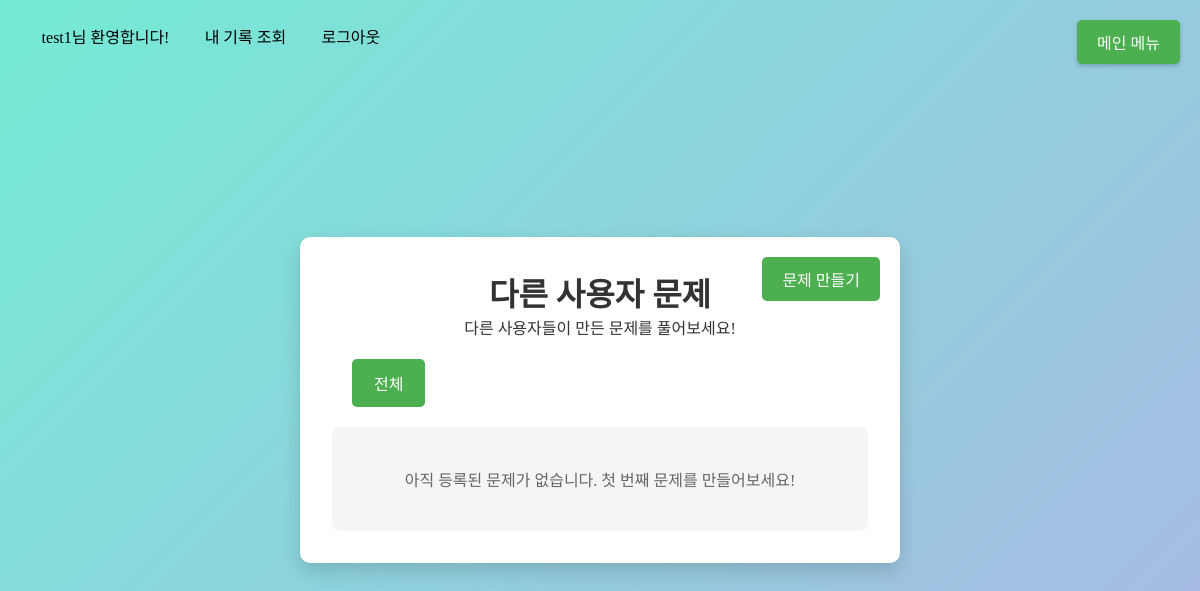
/accounts/user_quizzes/ (signed in), run on an earlier commit of the app's database.
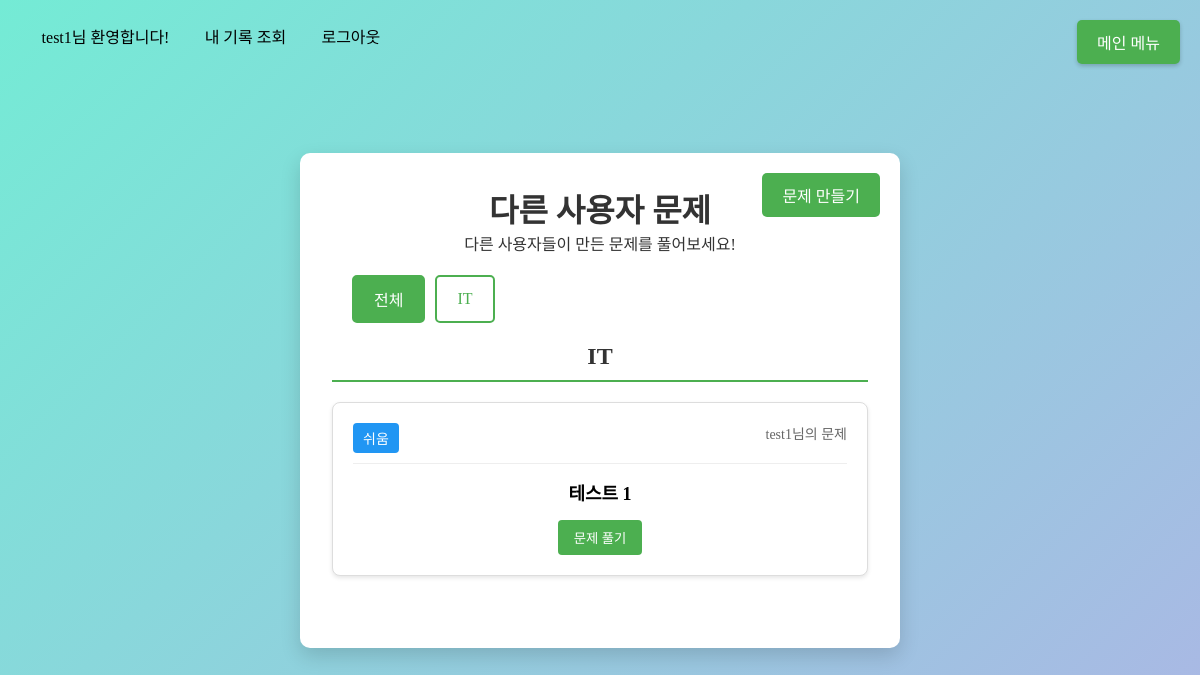
And on a later commit of the database.
### quiz/models.py (models this page shows, shortened)
class UserQuiz(models.Model):
    DIFFICULTY_CHOICES = [
        ('easy', '쉬움'),
        ('medium', '보통'),
        ('hard', '어려움'),
    ]
    CATEGORY_CHOICES = [
        ('it', 'IT'),
        ('sports', '스포츠'),
        ('literature', '문학'),
        ('art', '예술'),
        ('economy', '경제'),
        ('proverb', '속담/사자성어'),
        ('history', '역사'),
        ('commonSense', '상식'),
    ]
    creator = models.ForeignKey(User, on_delete=models.CASCADE, related_name='created_quizzes')
    category = models.CharField(max_length=20, choices=CATEGORY_CHOICES)
    difficulty = models.CharField(max_length=10, choices=DIFFICULTY_CHOICES)
    question = models.TextField()
    created_at = models.DateTimeField(auto_now_add=True)

### quiz/views.py (the view)
# urls.py: path('user_quizzes/', quiz_views.user_quizzes, name='user_quizzes'),
@login_required
def user_quizzes(request):
    quizzes = UserQuiz.objects.all().order_by('-created_at')
    quizzes_by_category = {}
    difficulty_order = {'easy': 0, 'medium': 1, 'hard': 2}  # 난이도 정렬 순서 정의
    for quiz in quizzes:
        category_display = quiz.get_category_display()
        if category_display not in quizzes_by_category:
            quizzes_by_category[category_display] = []
        quizzes_by_category[category_display].append(quiz)
    for category in quizzes_by_category:
        quizzes_by_category[category].sort(key=lambda x: difficulty_order[x.difficulty])
    return render(request, 'accounts/user_quizzes.html', {'quizzes_by_category': quizzes_by_category})

### accounts/templates/accounts/user_quizzes.html (shortened to what this page needs)
{% load static %}
<!DOCTYPE html>
<html lang="ko">
<head>
    <link rel="stylesheet" href="{% static 'css/styles.css' %}">
</head>
<body>
    <a href="http://localhost:8000" class="main-menu-btn">메인 메뉴</a>
    <header>
        <div class="loginDivPa">
            {% if request.user.is_authenticated %}
                <div class="loginDivCh welcomeMsg">{{ request.user.username }}님 환영합니다!</div>
                <a class="loginDivCh" href="{% url 'my_results' %}">내 기록 조회</a>
                <div class="loginDivCh logout"><a href="{% url 'logout' %}">로그아웃</a></div>
            {% else %}
                <div class="loginDivCh login"><a href="{% url 'login' %}">로그인</a></div>
                <div class="loginDivCh joinMember"><a href="{% url 'signup' %}">회원가입</a></div>
            {% endif %}
        </div>
    </header>
    <main>
        <div class="container" id="quizListContainer">
            <button class="create-btn" onclick="showCreateQuiz()">문제 만들기</button>
            <div class="title">
                <h1>다른 사용자 문제</h1>
                <p>다른 사용자들이 만든 문제를 풀어보세요!</p>
            </div>
            <div class="category-buttons">
                <button class="category-filter-btn active" data-category="all">전체</button>
                {% for category in quizzes_by_category.keys %}
                <button class="category-filter-btn" data-category="{{ category }}">{{ category }}</button>
                {% endfor %}
            </div>
            <div class="quiz-list">
                {% for category, quizzes in quizzes_by_category.items %}
                <div class="category-section active" data-category="{{ category }}">
                    <h2 class="category-title">{{ category }}</h2>
                    {% for quiz in quizzes %}
                    <div class="quiz-item">
                        <div class="quiz-header">
                            <span class="quiz-difficulty">{{ quiz.get_difficulty_display }}</span>
                            <span class="quiz-creator">{{ quiz.creator.username }}님의 문제</span>
                        </div>
                        <div class="quiz-content">
                            <p class="quiz-question">{{ quiz.question }}</p>
                        </div>
                        <div class="quiz-footer">
                            <button class="solve-btn" onclick="showQuizModal('{{ quiz.id }}')">문제 풀기</button>
                        </div>
                    </div>
                    {% endfor %}
                </div>
                {% empty %}
                <div class="no-quizzes">
                    <p>아직 등록된 문제가 없습니다. 첫 번째 문제를 만들어보세요!</p>
                </div>
                {% endfor %}
            </div>
        </div>
    </main>
</body>
</html>

What changed in the data, as far as the page shows it:
added UserQuiz: category "IT", difficulty "쉬움", creator.username "test1", question "테스트 1"
Also different on the page:
new list line: "IT"
text no longer shown: "아직 등록된 문제가 없습니다. 첫 번째 문제를 만들어보세요!"
